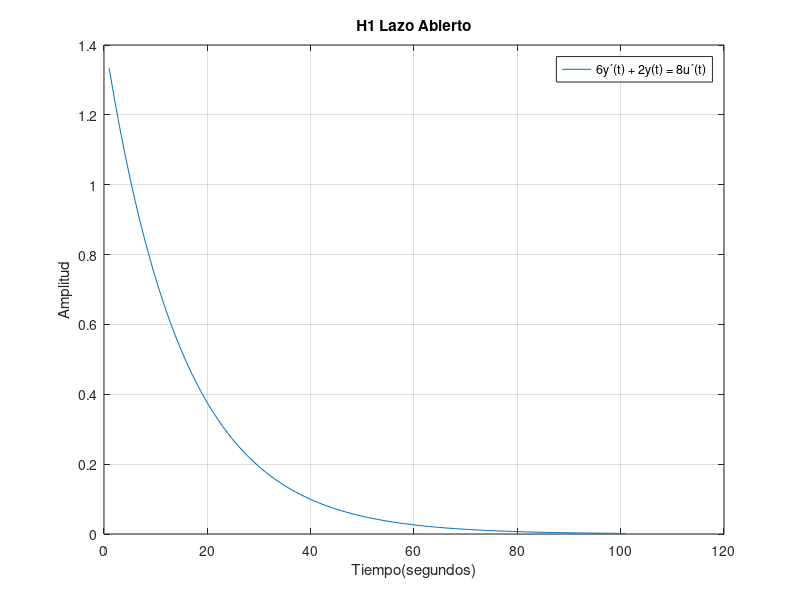
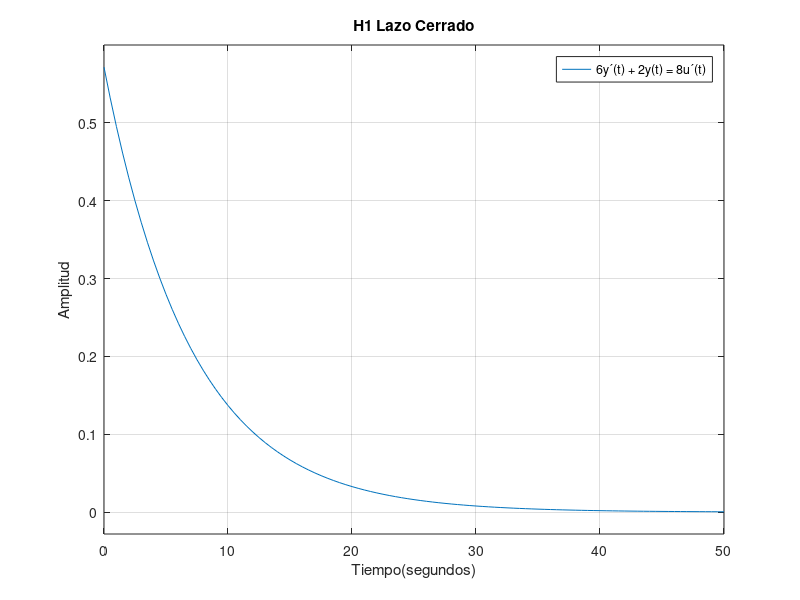
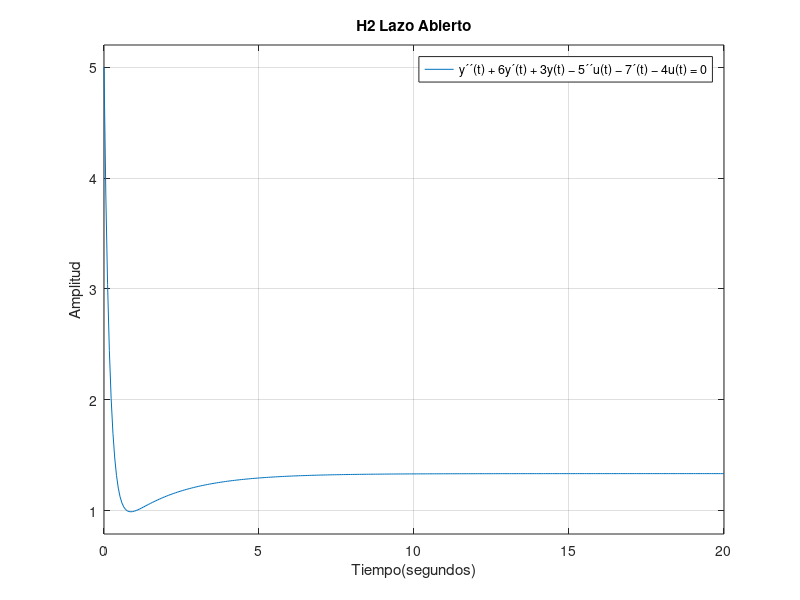
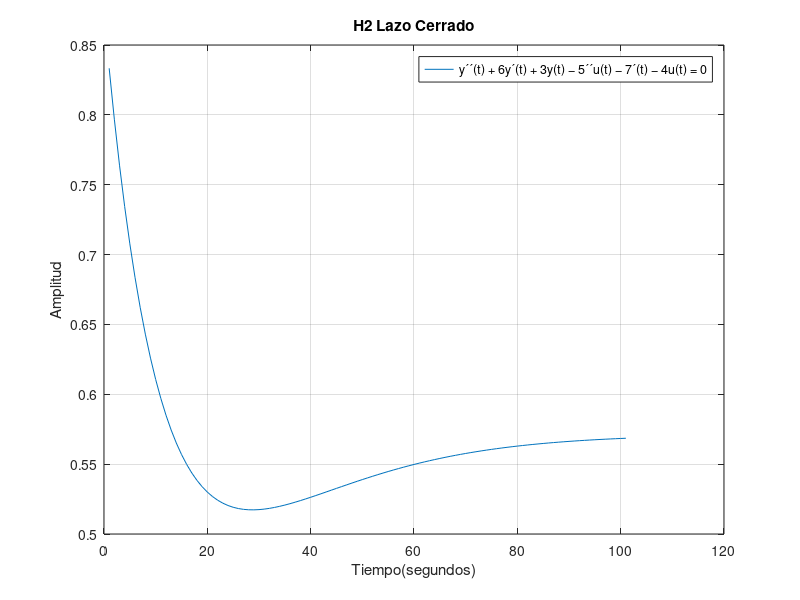

MATLAB code to generate these figures, in order:
%%%% PRIMERA PARTE %%%%


%%% Primera funcion %%%

%Definicion de la funcion
s = tf ('s');
H1 = (8*s)/(6*s + 2);

% Lazo abierto 
figure
plot(step(H1));
title('H1 Lazo Abierto');
xlabel('Tiempo(segundos)');
ylabel('Amplitud');
legend('6y´(t) + 2y(t) = 8u´(t)','Location','northeast')
grid on
saveas(gcf,'H1 Lazo Abierto.png')


% Lazo cerrado
H1_cerrado = feedback(H1,1,-1);
figure
step(H1_cerrado);
title('H1 Lazo Cerrado');
xlabel('Tiempo(segundos)');
ylabel('Amplitud');
legend('6y´(t) + 2y(t) = 8u´(t)','Location','northeast')
grid on
saveas(gcf,'H1 Lazo Cerrado.png')


%%% Segunda funcion %%%

%Definicion de la funcion
H2 = (5*(s^2) + 7*s + 4)/((s^2) + 6*s + 3);

% Lazo abierto 
figure
step(H2);
title('H2 Lazo Abierto');
xlabel('Tiempo(segundos)');
ylabel('Amplitud');
legend('y´´(t) + 6y´(t) + 3y(t) − 5´´u(t) − 7´(t) − 4u(t) = 0','Location','northeast')
grid on
saveas(gcf,'H2 Lazo Abierto.png')

% Lazo cerrado
H2_cerrado = feedback(H2,1,-1);
figure
plot(step(H2_cerrado));
title('H2 Lazo Cerrado');
xlabel('Tiempo(segundos)');
ylabel('Amplitud');
legend('y´´(t) + 6y´(t) + 3y(t) − 5´´u(t) − 7´(t) − 4u(t) = 0','Location','northeast')
grid on
saveas(gcf,'H2 Lazo Cerrado.png')




